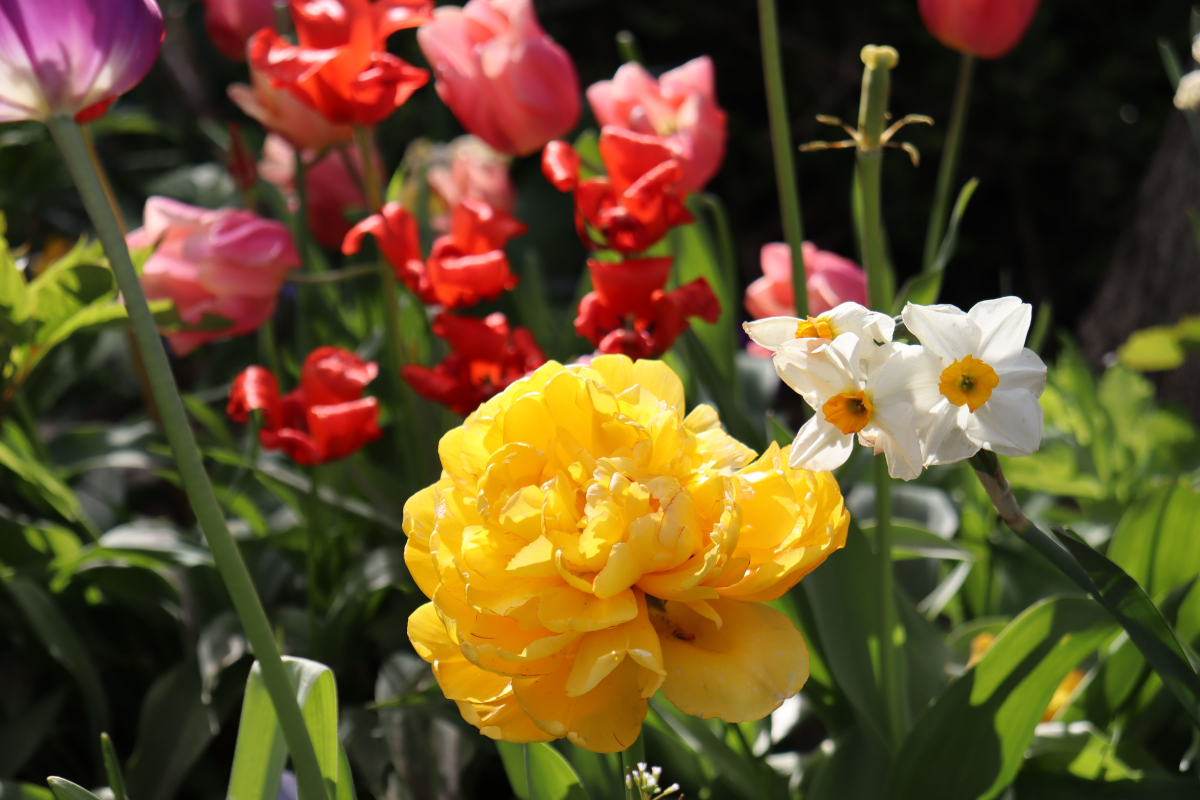
#> input picture greyhound_v1/firmware/vga_framebuffer_periph/images/image_1.jpg, 6000 x 4000 px (shown at 1/5 size); its folder holds 3 pictures in this run
$ python convert_to_framebuffer.py
#> lines starting #> are read from the running program, lines starting #| are printed output that depends on the picture
from PIL import Image

WIDTH = 640//4
HEIGHT = 480//4


for image_name in ["image_1", "image_2", "image_3"]:

    img = Image.open(f"{image_name}.jpg").convert("RGB")
#> img is the input picture: PIL image 6000x4000 RGB; mean R, G, B 101, 78.3, 40.9
    img = img.resize((WIDTH, HEIGHT))
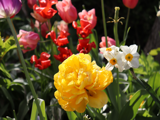
#> img: PIL image 160x120 RGB; mean R, G, B 101, 78.3, 41
    img.show()

    with open(f"{image_name}.h", "w") as file:

        file.write(f"// {image_name}\n\n");

        file.write(f"static const uint8_t {image_name}_data[] = {{\n");
        for y in range(HEIGHT):
            file.write(f"  ");
            for x in range(WIDTH):
                r, g, b = img.getpixel((x, y))
                print(f"{x} {y}: {r>>6} {g>>6} {b>>6}")

                # Disable dithering, i.e. always set lsb for red and green
                pixel = 0x1 << 7 | 0x1 << 6 | (r>>6)<<4 | (g>>6)<<2 | (b>>6)

                print(pixel)

                file.write(f"{pixel}, ");
            file.write("\n");
        file.write("};");

    with open(f"{image_name}_dither.h", "w") as file:

        file.write(f"// {image_name}_dither\n\n");

        file.write(f"static const uint8_t {image_name}_dither_data[] = {{\n");
        for y in range(HEIGHT):
            file.write(f"  ");
            for x in range(WIDTH):
                r, g, b = img.getpixel((x, y))
                print(f"{x} {y}: {r>>6} {g>>6} {b>>6}")

                # Get one additional lsb for red and green
                # Can be used for dithering
                r_lsb = (r>>5) & 0x1
                g_lsb = (g>>5) & 0x1

                pixel = r_lsb << 7 | g_lsb << 6 | (r>>6)<<4 | (g>>6)<<2 | (b>>6)

                print(pixel)

                file.write(f"{pixel}, ");
            file.write("\n");
        file.write("};");
#> pass 2 of the loop `for image_name in ["image_1", "image_2", "image_3"]:`:
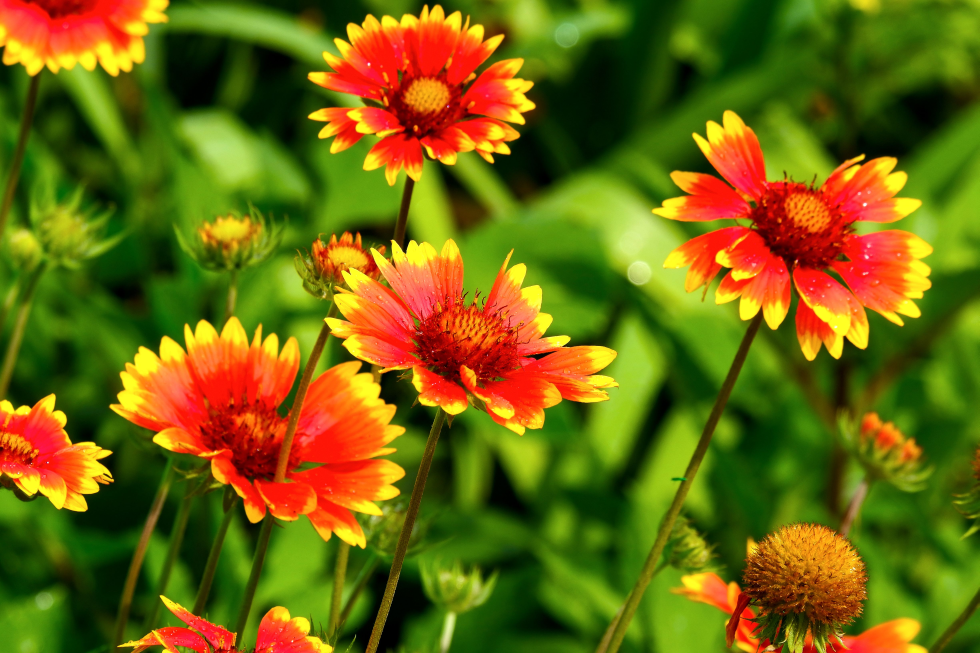
#> input picture greyhound_v1/firmware/vga_framebuffer_periph/images/image_2.jpg, 4896 x 3264 px (shown at 1/5 size)
#> img is the input picture: PIL image 4896x3264 RGB; mean R, G, B 109.8, 102.3, 12.5
#> `img = img.resize((WIDTH, HEIGHT))`:
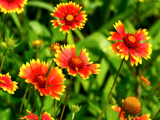
#> img: PIL image 160x120 RGB; mean R, G, B 109.6, 102.2, 12.5
#> pass 3 of the loop `for image_name in ["image_1", "image_2", "image_3"]:`:
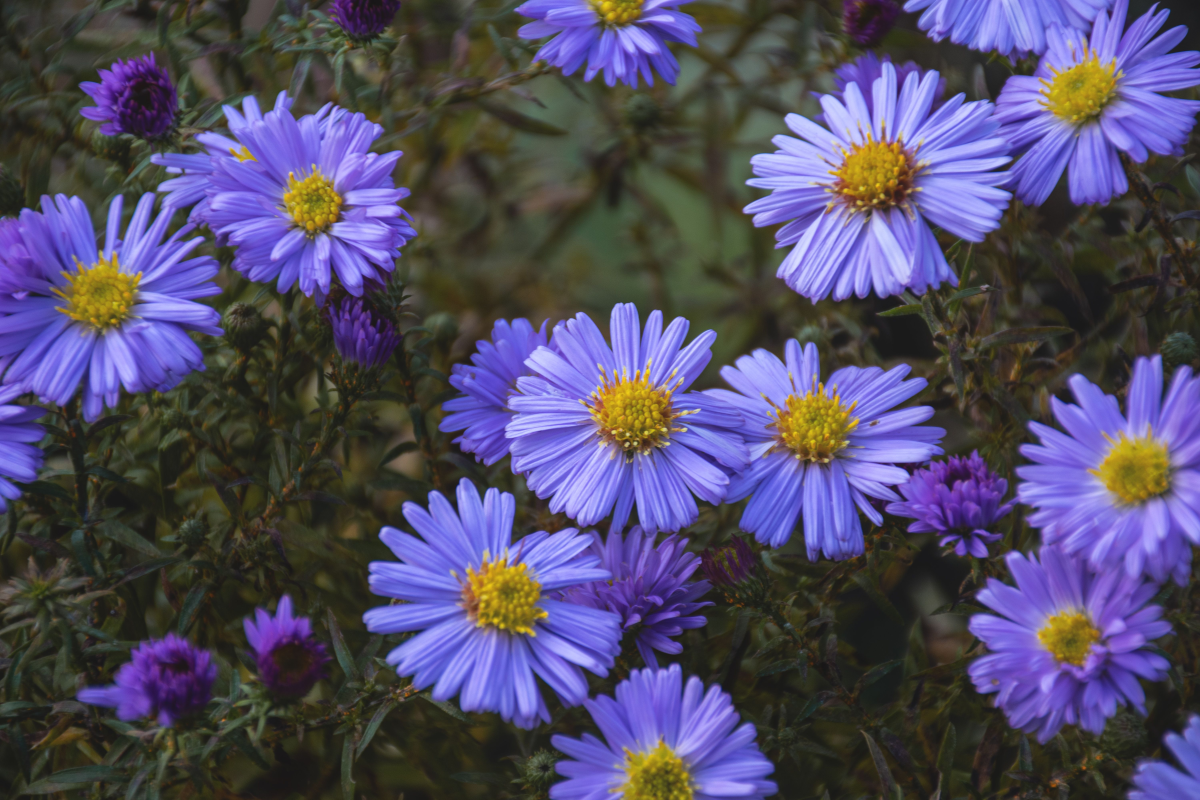
#> input picture greyhound_v1/firmware/vga_framebuffer_periph/images/image_3.jpg, 6000 x 4000 px (shown at 1/5 size)
#> img is the input picture: PIL image 6000x4000 RGB; mean R, G, B 82.2, 76, 103
#> `img = img.resize((WIDTH, HEIGHT))`:
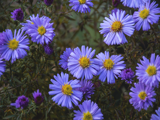
#> img: PIL image 160x120 RGB; mean R, G, B 82.2, 76, 103
